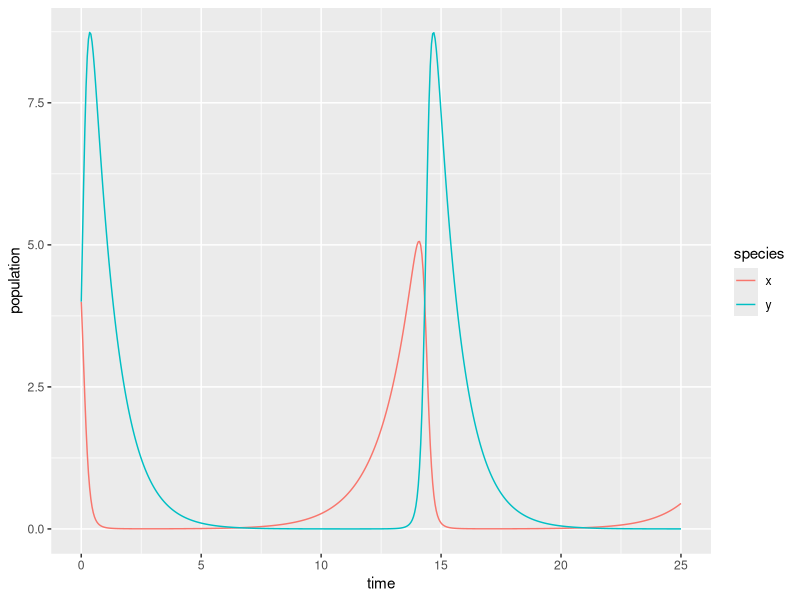

Generate this figure with R:
## ---- chunk 1
knitr::opts_chunk$set(echo = TRUE)
library(tidyverse)
library(deSolve)
library(kableExtra)
## ---- chunk 2
# Create a sequence of times (days): 
time <- seq(0, 25, by = 0.05)

# Set some parameter values (these can change - keep it in mind):
parameters <- c(alpha = .75, beta = .8, delta = 1.5, gamma = 1)

# Set the initial condition (prey and predator populations at t = 0).
# Recall: x = prey, y = predator
init_cond <- c(x = 4, y = 4)

# Prepare the series of differential equations as a function: 
lk_equations <- function(time, init_cond, parameters) {
  with(as.list(c(init_cond, parameters)), {
    dxdt = alpha * x - beta * x * y
    dydt = delta * x * y - gamma * y
    return(list(c(dxdt, dydt)))
  })
}

# Find the approximate the solution using `deSolve::ode()`:
approx_lk <- ode(y = init_cond, times = time, func = lk_equations, parms = parameters)

# Check the class: 
class(approx_lk)

# We really want this to be a data frame, and we want both prey (x) and predator (y) to be in the same column -- we'll learn why in EDS 221 (tidy data)
approx_lk_df <- data.frame(approx_lk) %>% 
  pivot_longer(cols = c(x,y), names_to = "species", values_to = "population")

# Plot it! 
ggplot(data = approx_lk_df, aes(x = time, y = population)) +
  geom_line(aes(color = species))
